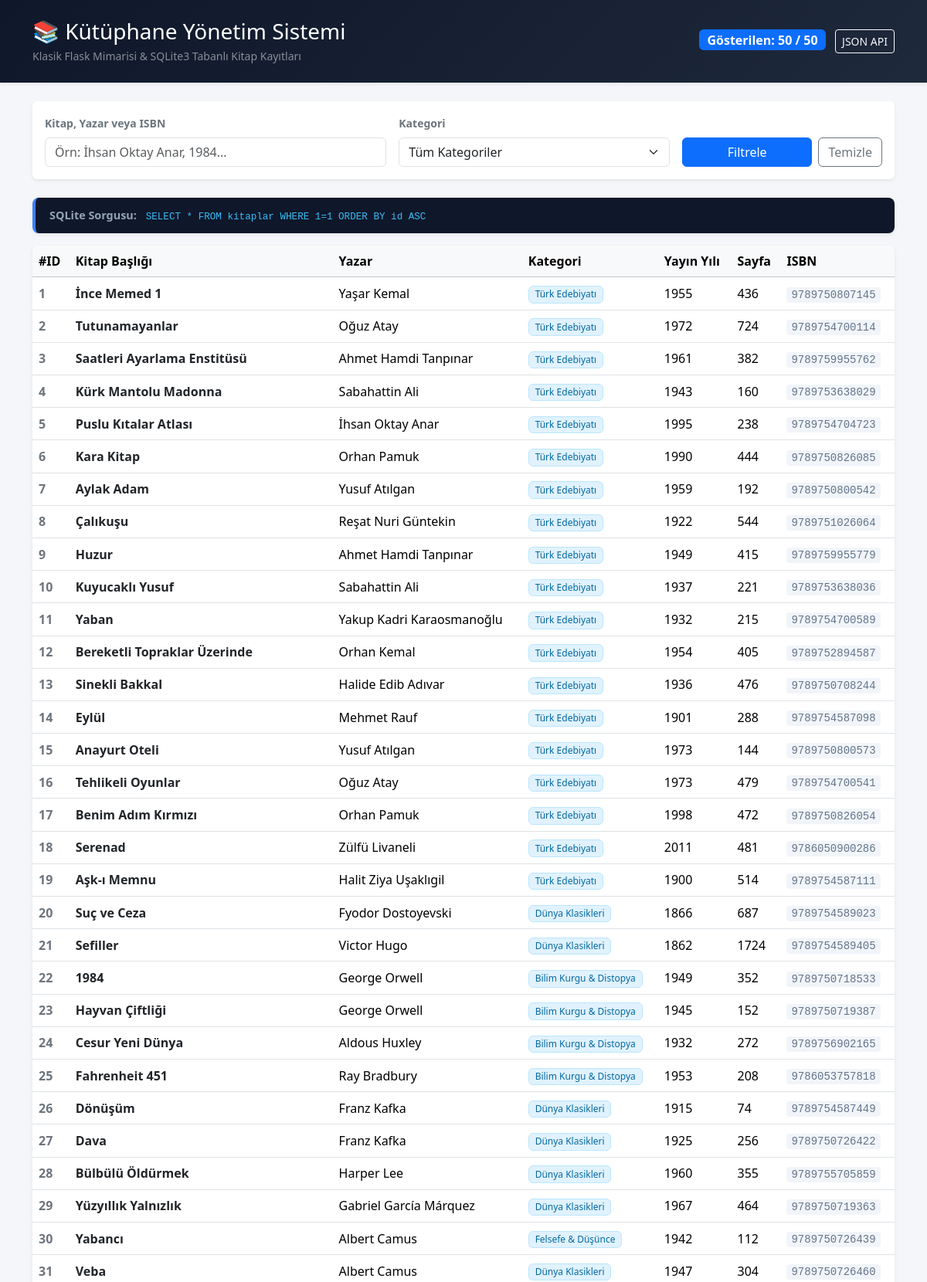
The page / (upper part) on the database its author committed.
### tables this page shows
CREATE TABLE kitaplar (
            id INTEGER PRIMARY KEY AUTOINCREMENT,
            baslik TEXT NOT NULL,
            yazar TEXT NOT NULL,
            kategori TEXT NOT NULL,
            yayin_yili INTEGER,
            sayfa_sayisi INTEGER,
            isbn TEXT
        );

### app.py (the view)
@app.route("/")
def index():
    arama = request.args.get("q", "").strip()
    secili_kategori = request.args.get("kategori", "").strip()
    conn = get_db_connection()
    sorgu = "SELECT * FROM kitaplar WHERE 1=1"
    parametreler = []
    if arama:
        sorgu += " AND (baslik LIKE ? OR yazar LIKE ? OR isbn LIKE ?)"
        arama_terimi = f"%{arama}%"
        parametreler.extend([arama_terimi, arama_terimi, arama_terimi])
    if secili_kategori:
        sorgu += " AND kategori = ?"
        parametreler.append(secili_kategori)
    sorgu += " ORDER BY id ASC"
    kitaplar = conn.execute(sorgu, parametreler).fetchall()
    kategoriler_rows = conn.execute("SELECT DISTINCT kategori FROM kitaplar ORDER BY kategori").fetchall()
    kategoriler = [row["kategori"] for row in kategoriler_rows]
    conn.close()
    gorunen_sql = sorgu
    for p in parametreler:
        gorunen_sql = gorunen_sql.replace("?", f"'{p}'", 1)
    return render_template(
        "index.html",
        kitaplar=kitaplar,
        kategoriler=kategoriler,
        arama=arama,
        secili_kategori=secili_kategori,
        calisan_sql=gorunen_sql
    )

### app.py (called while the page is built)
def get_db_connection():
    conn = sqlite3.connect(DB_NAME)
    conn.row_factory = sqlite3.Row
    return conn

### templates/index.html (shortened to what this page needs)
<!DOCTYPE html>
<html lang="tr">
<head>
    <link href="https://cdn.jsdelivr.net/npm/bootstrap@5.3.2/dist/css/bootstrap.min.css" rel="stylesheet">
    <link rel="stylesheet" href="{{ url_for('static', filename='style.css') }}">
</head>
<body>
    <header class="site-header py-4 mb-4 shadow-sm">
        <div class="container d-flex flex-wrap justify-content-between align-items-center">
            <div>
                <h1 class="h3 mb-1 text-white">📚 Kütüphane Yönetim Sistemi</h1>
                <p class="text-white-50 mb-0 small">Klasik Flask Mimarisi &amp; SQLite3 Tabanlı Kitap Kayıtları</p>
            </div>
            <div class="mt-2 mt-md-0">
                <span class="badge bg-primary fs-6">Gösterilen: {{ kitaplar|length }} / 50</span>
                <a href="{{ url_for('api_kitaplar') }}" target="_blank" class="btn btn-sm btn-outline-light ms-2">JSON API</a>
            </div>
        </div>
    </header>
    <main class="container mb-5">
        <section class="card shadow-sm border-0 mb-4">
            <div class="card-body">
                <form method="GET" action="{{ url_for('index') }}" class="row g-3 align-items-end">
                    <div class="col-md-5">
                        <label for="arama" class="form-label fw-semibold small text-secondary">Kitap, Yazar veya ISBN</label>
                        <input type="text" class="form-control" id="arama" name="q" value="{{ arama }}" placeholder="Örn: İhsan Oktay Anar, 1984...">
                    </div>
                    <div class="col-md-4">
                        <label for="kategori" class="form-label fw-semibold small text-secondary">Kategori</label>
                        <select class="form-select" id="kategori" name="kategori">
                            <option value="">Tüm Kategoriler</option>
                        </select>
                    </div>
                    <div class="col-md-3 d-flex gap-2">
                        <button type="submit" class="btn btn-primary w-100">Filtrele</button>
                        <a href="{{ url_for('index') }}" class="btn btn-outline-secondary">Temizle</a>
                    </div>
                </form>
            </div>
        </section>
        <section class="mb-3">
            <div class="sql-kutu shadow-sm">
                <span class="sql-etiket">SQLite Sorgusu:</span>
                <code>{{ calisan_sql }}</code>
            </div>
        </section>
        <section class="card shadow-sm border-0 overflow-hidden">
            <div class="table-responsive">
                <table class="table table-hover align-middle mb-0">
                    <thead class="table-light">
                        <tr>
                            <th>#ID</th>
                            <th>Kitap Başlığı</th>
                            <th>Yazar</th>
                            <th>Kategori</th>
                            <th>Yayın Yılı</th>
                            <th>Sayfa</th>
                            <th>ISBN</th>
                        </tr>
                    </thead>
                    <tbody>
                        {% if kitaplar %}
                            {% for kitap in kitaplar %}
                            <tr>
                                <td class="text-secondary fw-bold">{{ kitap['id'] }}</td>
                                <td class="fw-semibold text-dark">{{ kitap['baslik'] }}</td>
                                <td>{{ kitap['yazar'] }}</td>
                                <td><span class="badge kategori-rozet">{{ kitap['kategori'] }}</span></td>
                                <td>
                                    {% if kitap['yayin_yili'] < 0 %}
                                        M.Ö. {{ kitap['yayin_yili'] | abs }}
                                    {% else %}
                                        {{ kitap['yayin_yili'] }}
                                    {% endif %}
                                </td>
                                <td>{{ kitap['sayfa_sayisi'] }}</td>
                                <td><code class="isbn-kod">{{ kitap['isbn'] }}</code></td>
                            </tr>
                            {% endfor %}
                        {% else %}
                            <tr>
                                <td colspan="7" class="text-center py-5 text-muted">
                                    Aradığınız kriterlere uygun kitap bulunamadı.
                                </td>
                            </tr>
                        {% endif %}
                    </tbody>
                </table>
            </div>
        </section>
    </main>
</body>
</html>

### static/style.css (style rules this page uses)
body { background-color: #f4f6f9; font-family: system-ui, -apple-system, "Segoe UI", Roboto, sans-serif; color: #334155; }
.site-header { background: linear-gradient(135deg, #0f172a 0%, #1e293b 100%); }
.sql-kutu { background-color: #0f172a; color: #e2e8f0; padding: 12px 18px; border-radius: 8px; font-size: 0.9rem; border-left: 4px solid #3b82f6; }
.sql-etiket { color: #94a3b8; font-weight: 600; margin-right: 8px; }
.sql-kutu code { color: #38bdf8; word-break: break-all; }
.kategori-rozet { background-color: #e0f2fe; color: #0369a1; font-weight: 500; border: 1px solid #bae6fd; }
.isbn-kod { color: #64748b; background-color: #f1f5f9; padding: 2px 6px; border-radius: 4px; }

### rows shown on the page
kitaplar: id "1", baslik "İnce Memed 1", yazar "Yaşar Kemal", kategori "Türk Edebiyatı", yayin_yili "1955", sayfa_sayisi "436", isbn "9789750807145"
kitaplar: id "2", baslik "Tutunamayanlar", yazar "Oğuz Atay", kategori "Türk Edebiyatı", yayin_yili "1972", sayfa_sayisi "724", isbn "9789754700114"
kitaplar: id "3", baslik "Saatleri Ayarlama Enstitüsü", yazar "Ahmet Hamdi Tanpınar", kategori "Türk Edebiyatı", yayin_yili "1961", sayfa_sayisi "382", isbn "9789759955762"
kitaplar: id "4", baslik "Kürk Mantolu Madonna", yazar "Sabahattin Ali", kategori "Türk Edebiyatı", yayin_yili "1943", sayfa_sayisi "160", isbn "9789753638029"
kitaplar: id "5", baslik "Puslu Kıtalar Atlası", yazar "İhsan Oktay Anar", kategori "Türk Edebiyatı", yayin_yili "1995", sayfa_sayisi "238", isbn "9789754704723"
kitaplar: id "6", baslik "Kara Kitap", yazar "Orhan Pamuk", kategori "Türk Edebiyatı", yayin_yili "1990", sayfa_sayisi "444", isbn "9789750826085"
kitaplar: id "7", baslik "Aylak Adam", yazar "Yusuf Atılgan", kategori "Türk Edebiyatı", yayin_yili "1959", sayfa_sayisi "192", isbn "9789750800542"
kitaplar: id "8", baslik "Çalıkuşu", yazar "Reşat Nuri Güntekin", kategori "Türk Edebiyatı", yayin_yili "1922", sayfa_sayisi "544", isbn "9789751026064"
kitaplar: id "9", baslik "Huzur", yazar "Ahmet Hamdi Tanpınar", kategori "Türk Edebiyatı", yayin_yili "1949", sayfa_sayisi "415", isbn "9789759955779"
kitaplar: id "10", baslik "Kuyucaklı Yusuf", yazar "Sabahattin Ali", kategori "Türk Edebiyatı", yayin_yili "1937", sayfa_sayisi "221", isbn "9789753638036"
kitaplar: id "11", baslik "Yaban", yazar "Yakup Kadri Karaosmanoğlu", kategori "Türk Edebiyatı", yayin_yili "1932", sayfa_sayisi "215", isbn "9789754700589"
kitaplar: id "12", baslik "Bereketli Topraklar Üzerinde", yazar "Orhan Kemal", kategori "Türk Edebiyatı", yayin_yili "1954", sayfa_sayisi "405", isbn "9789752894587"
kitaplar: id "13", baslik "Sinekli Bakkal", yazar "Halide Edib Adıvar", kategori "Türk Edebiyatı", yayin_yili "1936", sayfa_sayisi "476", isbn "9789750708244"
kitaplar: id "14", baslik "Eylül", yazar "Mehmet Rauf", kategori "Türk Edebiyatı", yayin_yili "1901", sayfa_sayisi "288", isbn "9789754587098"
kitaplar: id "15", baslik "Anayurt Oteli", yazar "Yusuf Atılgan", kategori "Türk Edebiyatı", yayin_yili "1973", sayfa_sayisi "144", isbn "9789750800573"
kitaplar: id "16", baslik "Tehlikeli Oyunlar", yazar "Oğuz Atay", kategori "Türk Edebiyatı", yayin_yili "1973", sayfa_sayisi "479", isbn "9789754700541"
kitaplar: id "17", baslik "Benim Adım Kırmızı", yazar "Orhan Pamuk", kategori "Türk Edebiyatı", yayin_yili "1998", sayfa_sayisi "472", isbn "9789750826054"
kitaplar: id "18", baslik "Serenad", yazar "Zülfü Livaneli", kategori "Türk Edebiyatı", yayin_yili "2011", sayfa_sayisi "481", isbn "9786050900286"
kitaplar: id "19", baslik "Aşk-ı Memnu", yazar "Halit Ziya Uşaklıgil", kategori "Türk Edebiyatı", yayin_yili "1900", sayfa_sayisi "514", isbn "9789754587111"
kitaplar: id "20", baslik "Suç ve Ceza", yazar "Fyodor Dostoyevski", kategori "Dünya Klasikleri", yayin_yili "1866", sayfa_sayisi "687", isbn "9789754589023"
kitaplar: id "21", baslik "Sefiller", yazar "Victor Hugo", kategori "Dünya Klasikleri", yayin_yili "1862", sayfa_sayisi "1724", isbn "9789754589405"
kitaplar: id "22", baslik "1984", yazar "George Orwell", kategori "Bilim Kurgu & Distopya", yayin_yili "1949", sayfa_sayisi "352", isbn "9789750718533"
kitaplar: id "23", baslik "Hayvan Çiftliği", yazar "George Orwell", kategori "Bilim Kurgu & Distopya", yayin_yili "1945", sayfa_sayisi "152", isbn "9789750719387"
kitaplar: id "24", baslik "Cesur Yeni Dünya", yazar "Aldous Huxley", kategori "Bilim Kurgu & Distopya", yayin_yili "1932", sayfa_sayisi "272", isbn "9789756902165"
kitaplar: id "25", baslik "Fahrenheit 451", yazar "Ray Bradbury", kategori "Bilim Kurgu & Distopya", yayin_yili "1953", sayfa_sayisi "208", isbn "9786053757818"
kitaplar: id "26", baslik "Dönüşüm", yazar "Franz Kafka", kategori "Dünya Klasikleri", yayin_yili "1915", sayfa_sayisi "74", isbn "9789754587449"
kitaplar: id "27", baslik "Dava", yazar "Franz Kafka", kategori "Dünya Klasikleri", yayin_yili "1925", sayfa_sayisi "256", isbn "9789750726422"
kitaplar: id "28", baslik "Bülbülü Öldürmek", yazar "Harper Lee", kategori "Dünya Klasikleri", yayin_yili "1960", sayfa_sayisi "355", isbn "9789755705859"
kitaplar: id "29", baslik "Yüzyıllık Yalnızlık", yazar "Gabriel García Márquez", kategori "Dünya Klasikleri", yayin_yili "1967", sayfa_sayisi "464", isbn "9789750719363"
kitaplar: id "30", baslik "Yabancı", yazar "Albert Camus", kategori "Felsefe & Düşünce", yayin_yili "1942", sayfa_sayisi "112", isbn "9789750726439"
kitaplar: id "31", baslik "Veba", yazar "Albert Camus", kategori "Dünya Klasikleri", yayin_yili "1947", sayfa_sayisi "304", isbn "9789750726460"

### other values the page prints
{{ kitaplar|length }} "50"
{{ calisan_sql }} "SELECT * FROM kitaplar WHERE 1=1 ORDER BY id ASC"
